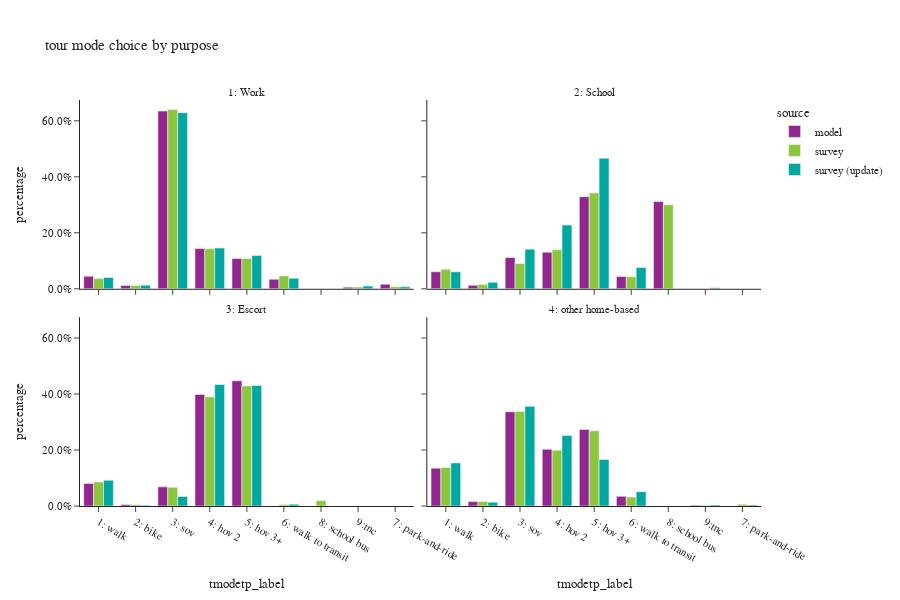

Notebook code for this chart:
### Code cell
all_tour = df_tour.loc[df_tour['parent']==0].copy()
plot_mode_choice(all_tour,"tour mode choice by purpose")

### Figure 1 — Plotly figure (JSON) as saved in the notebook; plotly's stock layout.template omitted (floating-point values rounded to 4 significant figures)
{"data": [{"alignmentgroup": "True", "customdata": [[64660], [17597], [917407], [207363], [156665], [49534], [23740], [8330]], "hovertemplate": "source=model<br>pdpurp_label=1: Work<br>tmodetp_label=%{x}<br>percentage=%{y}<br>sample count=%{customdata[0]}<extra></extra>", "legendgroup": "model", "marker": {"color": "#91268F", "pattern": {"shape": ""}}, "name": "model", "offsetgroup": "model", "orientation": "v", "showlegend": true, "textposition": "auto", "type": "bar", "x": ["1: walk", "2: bike", "3: sov", "4: hov 2", "5: hov 3+", "6: walk to transit", "7: park-and-ride", "9:tnc"], "xaxis": "x3", "y": [0.04474, 0.01218, 0.6348, 0.1435, 0.1084, 0.03427, 0.01643, 0.005764], "yaxis": "y3"}, {"alignmentgroup": "True", "customdata": [[31211], [6408], [57211], [66968], [168638], [22475], [159729], [6]], "hovertemplate": "source=model<br>pdpurp_label=2: School<br>tmodetp_label=%{x}<br>percentage=%{y}<br>sample count=%{customdata[0]}<extra></extra>", "legendgroup": "model", "marker": {"color": "#91268F", "pattern": {"shape": ""}}, "name": "model", "offsetgroup": "model", "orientation": "v", "showlegend": false, "textposition": "auto", "type": "bar", "x": ["1: walk", "2: bike", "3: sov", "4: hov 2", "5: hov 3+", "6: walk to transit", "8: school bus", "9:tnc"], "xaxis": "x4", "y": [0.06088, 0.0125, 0.1116, 0.1306, 0.329, 0.04384, 0.3116, 1.17e-05], "yaxis": "y4"}, {"alignmentgroup": "True", "customdata": [[55465], [3611], [47120], [274591], [308291]], "hovertemplate": "source=model<br>pdpurp_label=3: Escort<br>tmodetp_label=%{x}<br>percentage=%{y}<br>sample count=%{customdata[0]}<extra></extra>", "legendgroup": "model", "marker": {"color": "#91268F", "pattern": {"shape": ""}}, "name": "model", "offsetgroup": "model", "orientation": "v", "showlegend": false, "textposition": "auto", "type": "bar", "x": ["1: walk", "2: bike", "3: sov", "4: hov 2", "5: hov 3+"], "xaxis": "x", "y": [0.08049, 0.00524, 0.06838, 0.3985, 0.4474], "yaxis": "y"}, {"alignmentgroup": "True", "customdata": [[372371], [43111], [927606], [557478], [753538], [95437], [6701]], "hovertemplate": "source=model<br>pdpurp_label=4: other home-based<br>tmodetp_label=%{x}<br>percentage=%{y}<br>sample count=%{customdata[0]}<extra></extra>", "legendgroup": "model", "marker": {"color": "#91268F", "pattern": {"shape": ""}}, "name": "model", "offsetgroup": "model", "orientation": "v", "showlegend": false, "textposition": "auto", "type": "bar", "x": ["1: walk", "2: bike", "3: sov", "4: hov 2", "5: hov 3+", "6: walk to transit", "9:tnc"], "xaxis": "x2", "y": [0.1351, 0.01564, 0.3365, 0.2023, 0.2734, 0.03463, 0.002431], "yaxis": "y2"}, {"alignmentgroup": "True", "customdata": [[221], [135], [1351], [256], [98], [364], [25], [17]], "hovertemplate": "source=survey<br>pdpurp_label=1: Work<br>tmodetp_label=%{x}<br>percentage=%{y}<br>sample count=%{customdata[0]}<extra></extra>", "legendgroup": "survey", "marker": {"color": "#8CC63E", "pattern": {"shape": ""}}, "name": "survey", "offsetgroup": "survey", "orientation": "v", "showlegend": true, "textposition": "auto", "type": "bar", "x": ["1: walk", "2: bike", "3: sov", "4: hov 2", "5: hov 3+", "6: walk to transit", "7: park-and-ride", "9:tnc"], "xaxis": "x3", "y": [0.03637, 0.0118, 0.6406, 0.1429, 0.1083, 0.04593, 0.007479, 0.006574], "yaxis": "y3"}, {"alignmentgroup": "True", "customdata": [[71], [26], [46], [96], [201], [55], [156]], "hovertemplate": "source=survey<br>pdpurp_label=2: School<br>tmodetp_label=%{x}<br>percentage=%{y}<br>sample count=%{customdata[0]}<extra></extra>", "legendgroup": "survey", "marker": {"color": "#8CC63E", "pattern": {"shape": ""}}, "name": "survey", "offsetgroup": "survey", "orientation": "v", "showlegend": false, "textposition": "auto", "type": "bar", "x": ["1: walk", "2: bike", "3: sov", "4: hov 2", "5: hov 3+", "6: walk to transit", "8: school bus"], "xaxis": "x4", "y": [0.06982, 0.0149, 0.0904, 0.1393, 0.3422, 0.04317, 0.3002], "yaxis": "y4"}, {"alignmentgroup": "True", "customdata": [[113], [19], [69], [367], [290], [14], [7], [1]], "hovertemplate": "source=survey<br>pdpurp_label=3: Escort<br>tmodetp_label=%{x}<br>percentage=%{y}<br>sample count=%{customdata[0]}<extra></extra>", "legendgroup": "survey", "marker": {"color": "#8CC63E", "pattern": {"shape": ""}}, "name": "survey", "offsetgroup": "survey", "orientation": "v", "showlegend": false, "textposition": "auto", "type": "bar", "x": ["1: walk", "2: bike", "3: sov", "4: hov 2", "5: hov 3+", "6: walk to transit", "8: school bus", "9:tnc"], "xaxis": "x", "y": [0.08579, 0.004786, 0.06676, 0.3897, 0.4289, 0.004973, 0.01908, 8.244e-06], "yaxis": "y"}, {"alignmentgroup": "True", "customdata": [[1611], [171], [1956], [1168], [601], [307], [23], [2], [25]], "hovertemplate": "source=survey<br>pdpurp_label=4: other home-based<br>tmodetp_label=%{x}<br>percentage=%{y}<br>sample count=%{customdata[0]}<extra></extra>", "legendgroup": "survey", "marker": {"color": "#8CC63E", "pattern": {"shape": ""}}, "name": "survey", "offsetgroup": "survey", "orientation": "v", "showlegend": false, "textposition": "auto", "type": "bar", "x": ["1: walk", "2: bike", "3: sov", "4: hov 2", "5: hov 3+", "6: walk to transit", "7: park-and-ride", "8: school bus", "9:tnc"], "xaxis": "x2", "y": [0.1378, 0.01571, 0.338, 0.199, 0.2686, 0.03186, 0.006679, 1.198e-05, 0.002377], "yaxis": "y2"}, {"alignmentgroup": "True", "customdata": [[241], [136], [1405], [254], [108], [366], [28], [23]], "hovertemplate": "source=survey (update)<br>pdpurp_label=1: Work<br>tmodetp_label=%{x}<br>percentage=%{y}<br>sample count=%{customdata[0]}<extra></extra>", "legendgroup": "survey (update)", "marker": {"color": "#00A7A0", "pattern": {"shape": ""}}, "name": "survey (update)", "offsetgroup": "survey (update)", "orientation": "v", "showlegend": true, "textposition": "auto", "type": "bar", "x": ["1: walk", "2: bike", "3: sov", "4: hov 2", "5: hov 3+", "6: walk to transit", "7: park-and-ride", "9:tnc"], "xaxis": "x3", "y": [0.04016, 0.01277, 0.6287, 0.1454, 0.1187, 0.03744, 0.007094, 0.009777], "yaxis": "y3"}, {"alignmentgroup": "True", "customdata": [[81], [22], [47], [115], [221], [61], [4]], "hovertemplate": "source=survey (update)<br>pdpurp_label=2: School<br>tmodetp_label=%{x}<br>percentage=%{y}<br>sample count=%{customdata[0]}<extra></extra>", "legendgroup": "survey (update)", "marker": {"color": "#00A7A0", "pattern": {"shape": ""}}, "name": "survey (update)", "offsetgroup": "survey (update)", "orientation": "v", "showlegend": false, "textposition": "auto", "type": "bar", "x": ["1: walk", "2: bike", "3: sov", "4: hov 2", "5: hov 3+", "6: walk to transit", "9:tnc"], "xaxis": "x4", "y": [0.0607, 0.02316, 0.1415, 0.2276, 0.4666, 0.07646, 0.003943], "yaxis": "y4"}, {"alignmentgroup": "True", "customdata": [[102], [15], [45], [345], [252], [11], [1]], "hovertemplate": "source=survey (update)<br>pdpurp_label=3: Escort<br>tmodetp_label=%{x}<br>percentage=%{y}<br>sample count=%{customdata[0]}<extra></extra>", "legendgroup": "survey (update)", "marker": {"color": "#00A7A0", "pattern": {"shape": ""}}, "name": "survey (update)", "offsetgroup": "survey (update)", "orientation": "v", "showlegend": false, "textposition": "auto", "type": "bar", "x": ["1: walk", "2: bike", "3: sov", "4: hov 2", "5: hov 3+", "6: walk to transit", "9:tnc"], "xaxis": "x", "y": [0.0917, 0.003118, 0.03432, 0.4341, 0.4302, 0.006587, 1.058e-05], "yaxis": "y"}, {"alignmentgroup": "True", "customdata": [[1717], [156], [2088], [1244], [658], [330], [22], [34]], "hovertemplate": "source=survey (update)<br>pdpurp_label=4: other home-based<br>tmodetp_label=%{x}<br>percentage=%{y}<br>sample count=%{customdata[0]}<extra></extra>", "legendgroup": "survey (update)", "marker": {"color": "#00A7A0", "pattern": {"shape": ""}}, "name": "survey (update)", "offsetgroup": "survey (update)", "orientation": "v", "showlegend": false, "textposition": "auto", "type": "bar", "x": ["1: walk", "2: bike", "3: sov", "4: hov 2", "5: hov 3+", "6: walk to transit", "7: park-and-ride", "9:tnc"], "xaxis": "x2", "y": [0.1537, 0.01382, 0.3559, 0.2522, 0.1662, 0.05093, 0.003569, 0.003685], "yaxis": "y2"}], "layout": {"annotations": [{"font": {}, "showarrow": false, "text": "3: Escort", "x": 0.245, "xanchor": "center", "xref": "paper", "y": 0.465, "yanchor": "bottom", "yref": "paper"}, {"font": {}, "showarrow": false, "text": "4: other home-based", "x": 0.755, "xanchor": "center", "xref": "paper", "y": 0.465, "yanchor": "bottom", "yref": "paper"}, {"font": {}, "showarrow": false, "text": "1: Work", "x": 0.245, "xanchor": "center", "xref": "paper", "y": 1.0, "yanchor": "bottom", "yref": "paper"}, {"font": {}, "showarrow": false, "text": "2: School", "x": 0.755, "xanchor": "center", "xref": "paper", "y": 1.0, "yanchor": "bottom", "yref": "paper"}], "barmode": "group", "font": {"size": 11}, "height": 600, "legend": {"title": {"text": "source"}, "tracegroupgap": 0}, "title": {"text": "tour mode choice by purpose"}, "width": 900, "xaxis": {"anchor": "y", "categoryorder": "category ascending", "domain": [0.0, 0.49], "dtick": 1, "title": {"text": "tmodetp_label"}}, "xaxis2": {"anchor": "y2", "domain": [0.51, 1.0], "matches": "x", "title": {"text": "tmodetp_label"}}, "xaxis3": {"anchor": "y3", "domain": [0.0, 0.49], "matches": "x", "showticklabels": false}, "xaxis4": {"anchor": "y4", "domain": [0.51, 1.0], "matches": "x", "showticklabels": false}, "yaxis": {"anchor": "x", "domain": [0.0, 0.465], "tickformat": ".1%", "title": {"text": "percentage"}}, "yaxis2": {"anchor": "x2", "domain": [0.0, 0.465], "matches": "y", "showticklabels": false, "tickformat": ".1%"}, "yaxis3": {"anchor": "x3", "domain": [0.535, 1.0], "matches": "y", "tickformat": ".1%", "title": {"text": "percentage"}}, "yaxis4": {"anchor": "x4", "domain": [0.535, 1.0], "matches": "y", "showticklabels": false, "tickformat": ".1%"}}}
